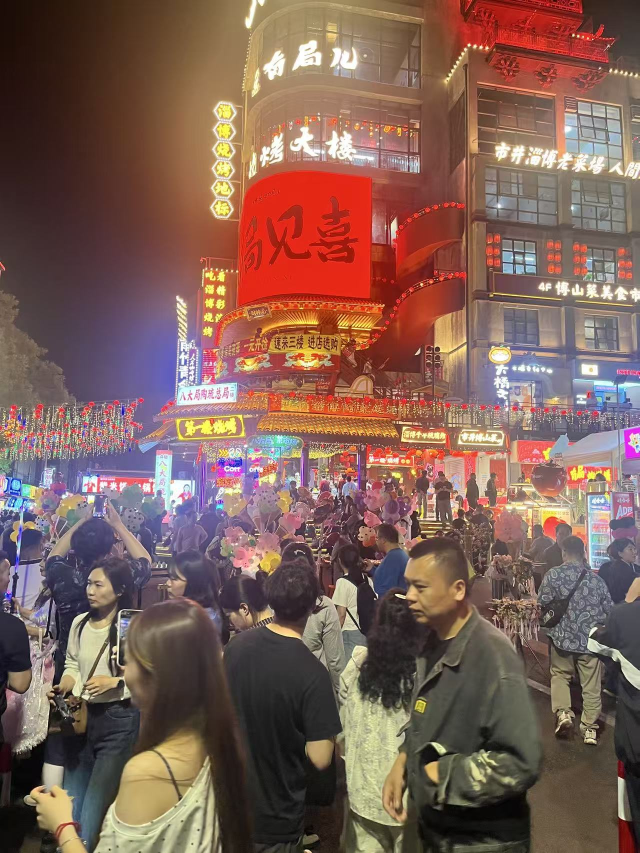
#> input picture 你一生的故事/example.jpg, 1279 x 1706 px (shown at 1/2 size)
$ python -i core.py   (imports and definitions only)
#> lines starting #> are read from the running program, lines starting #| are printed output that depends on the picture
"""
Core image processing module for pixel art conversion with animation effects.
"""
import io
import math
import random
import time
from typing import Optional, Tuple, List, Dict
import requests
from PIL import Image, ImageEnhance


def load_image(source: str, is_url: bool = False) -> Image.Image:
    """
    Load an image from file path or URL.

    Args:
        source: File path or URL
        is_url: Whether source is a URL

    Returns:
        PIL Image object
    """
    if is_url:
        response = requests.get(source, timeout=10)
        response.raise_for_status()
        image = Image.open(io.BytesIO(response.content))
    else:
        image = Image.open(source)

    if image.mode != 'RGB':
        image = image.convert('RGB')

    return image


# [339 lines left out: functions quantize_colors, resize_image, auto_calculate_resolution, analyze_image, generate_animation_description, create_animation_frames and 6 more, not called in this run]


def create_pixel_art(
    source: str,
    width: Optional[int] = None,
    height: Optional[int] = None,
    is_url: bool = False,
    auto_resize: bool = False
) -> Tuple[Image.Image, int, int]:
    """
    Create pixel art from source image.

    Args:
        source: File path or URL
        width: Target width (None for auto)
        height: Target height (None for auto)
        is_url: Whether source is a URL
        auto_resize: Whether to auto-calculate resolution

    Returns:
        Tuple of (pixel_art_image, actual_width, actual_height)
    """
    image = load_image(source, is_url)

    if auto_resize or width is None or height is None:
        width, height = auto_calculate_resolution(image.width, image.height)

    resized = resize_image(image, width, height)
    pixel_art = quantize_colors(resized, colors=256)

    return pixel_art, width, height


# [133 lines left out: functions save_animated_gif, save_gif, image_to_base64, frames_to_base64, get_image_info, not called in this run]

>>> import cv2
>>> picture = cv2.imread('../你一生的故事/example.jpg', cv2.IMREAD_GRAYSCALE)
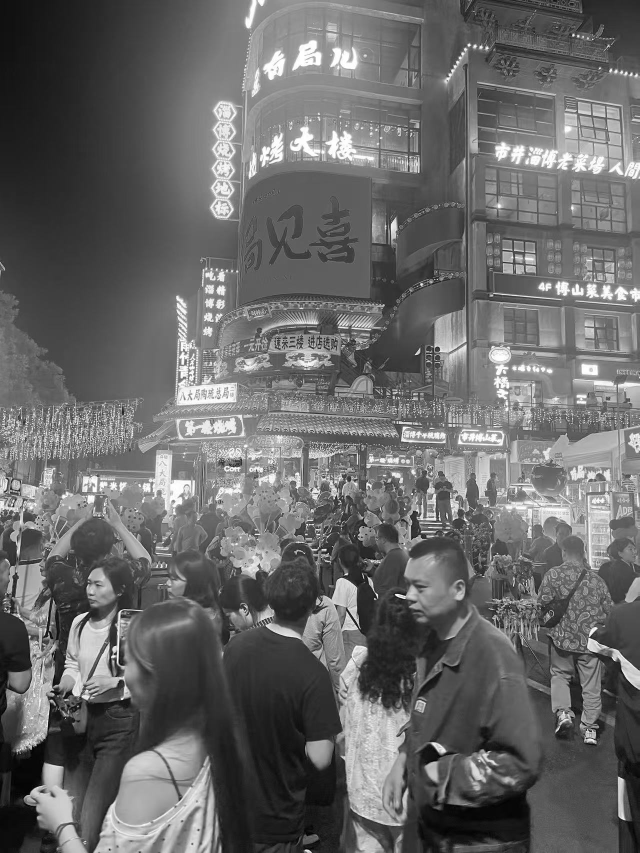
#> picture: shape (1706, 1279) (shown at 1/2 size); min 0, max 255, mean 104.2
>>> result = create_pixel_art(picture)
#> (the run stopped early here; a loop or call above may not have finished)
